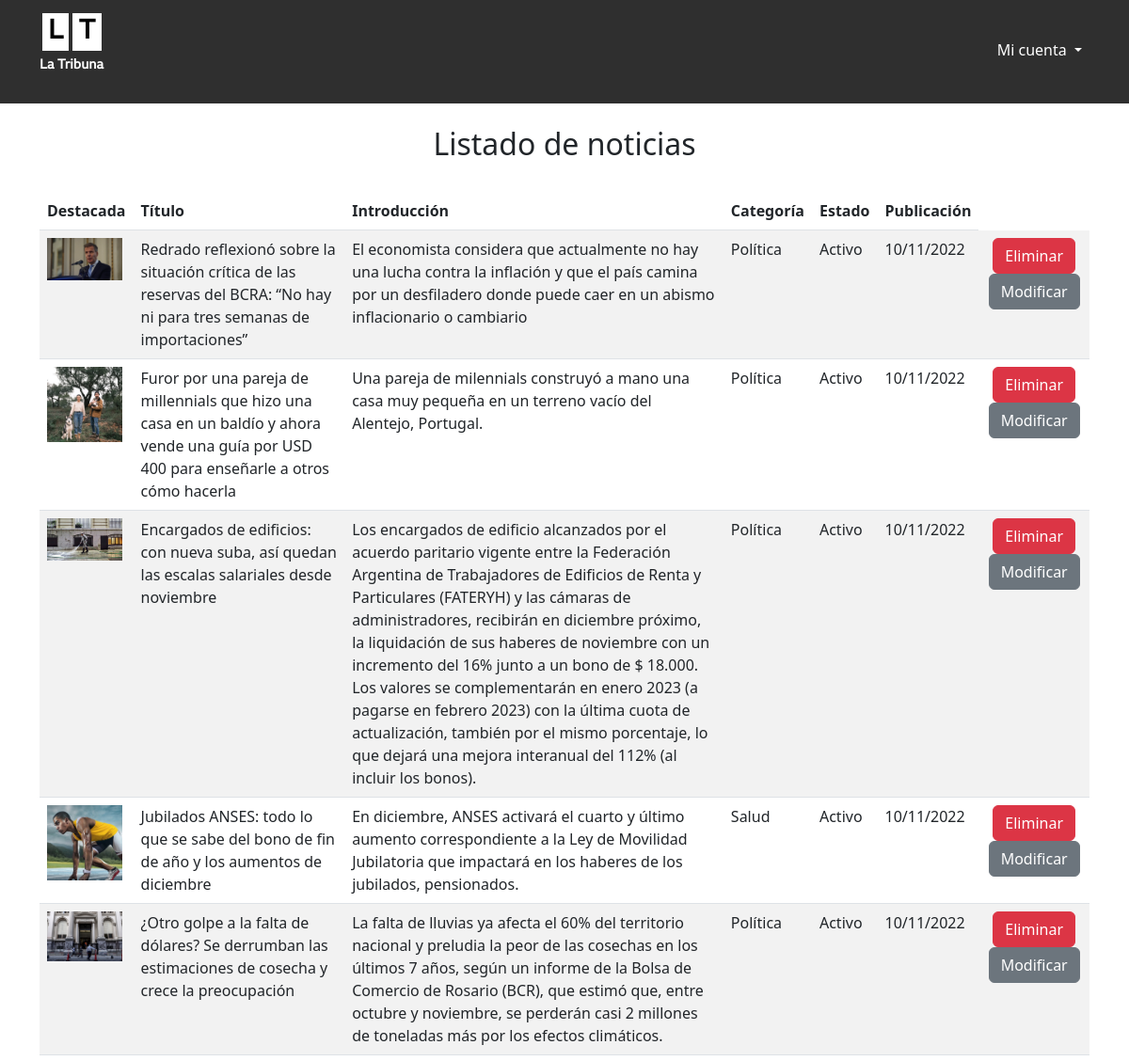
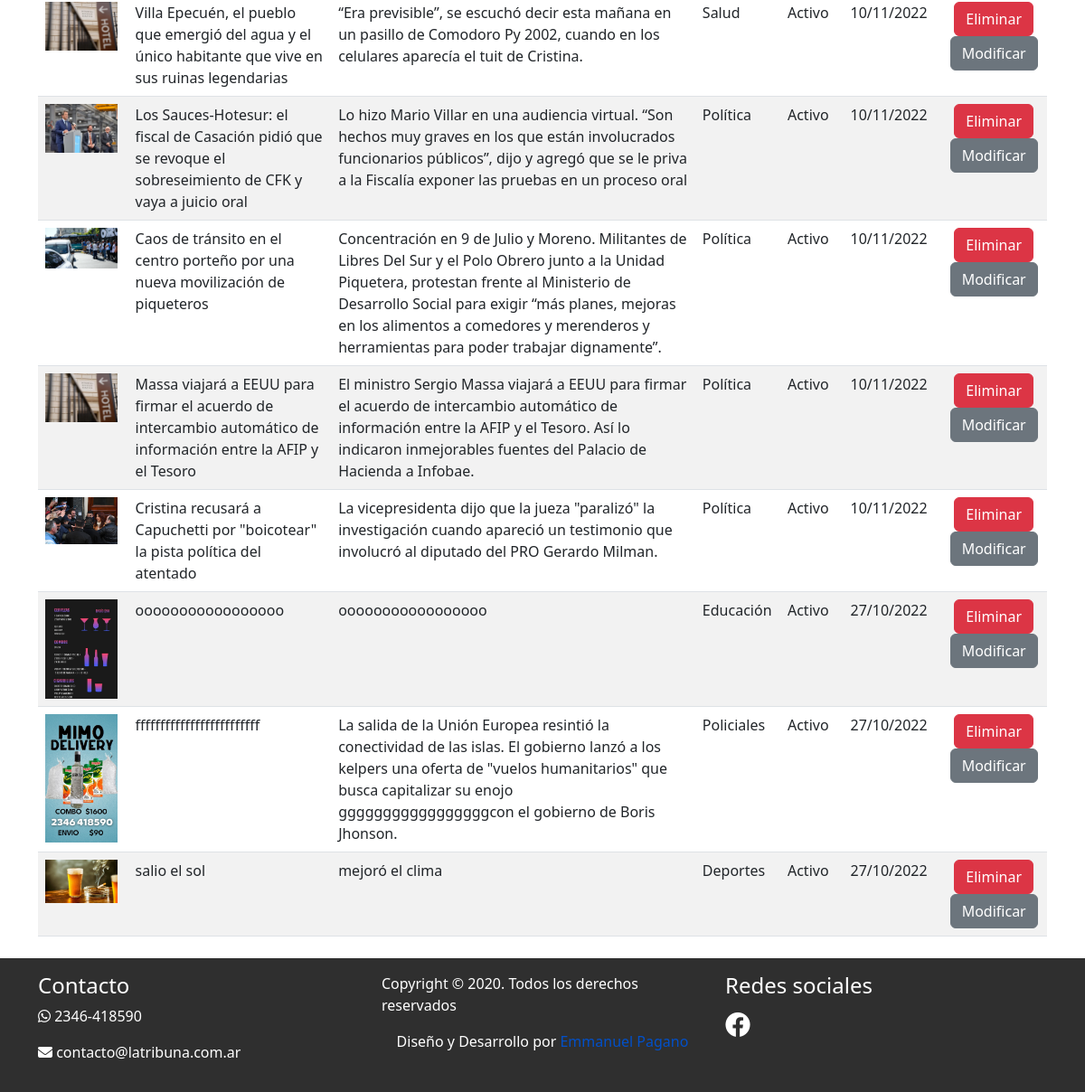
The app's page /adm/noticias/listar.php (signed in) with its own data (2 pictures, top to bottom).
### tables this page shows
CREATE TABLE `noticias` (
  `idNoticia` int(11) NOT NULL,
  `tituloNoticia` varchar(300) NOT NULL,
  `introduccionNoticia` varchar(1000) NOT NULL,
  `contenidoNoticia` text NOT NULL,
  `imgPrincipal` varchar(250) NOT NULL,
  `noticiaDestacada` tinyint(4) NOT NULL,
  `idCategoria` int(11) NOT NULL,
  `fechaPublicacion` datetime NOT NULL DEFAULT current_timestamp(),
  `baja_noticia` tinyint(4) NOT NULL
);

CREATE TABLE `categorias` (
  `id_categoria` int(11) NOT NULL,
  `categoria` varchar(250) NOT NULL,
  `baja_categoria` tinyint(4) NOT NULL
);

### adm/noticias/listar.php (the view, shortened to what this page needs)
<?php
include('../../include/conexion.php');
$cmd = $conexion->prepare('SELECT * FROM noticias INNER JOIN categorias ON categorias.id_categoria = noticias.idCategoria ORDER BY fechaPublicacion DESC ');
$cmd->execute();
$noticias = $cmd->fetchAll();
?>
<!DOCTYPE html>
<html lang="es">
<head>
    <link rel="stylesheet" href="https://cdnjs.cloudflare.com/ajax/libs/font-awesome/6.2.0/css/all.min.css" />
    <link href="https://cdn.jsdelivr.net/npm/bootstrap@5.2.1/dist/css/bootstrap.min.css" rel="stylesheet">
    <link rel="stylesheet" href="../../css/styles.css">
</head>
<body>
<?php
require_once("../../include/header.php")
?>
<section>
    <div class="container">
        <h2 class="text-center py-4">Listado de noticias</h2>
        <table class="table table-striped">
            <thead>
                <tr>
                <th scope="col">Destacada</th>
                <th scope="col">Título</th>
                <th scope="col">Introducción</th>
                <th scope="col">Categoría</th>
                <th scope="col">Estado</th>
                <th scope="col">Publicación</th>
                </tr>
            </thead>
            <tbody>
                <?php
                foreach ($noticias as $fila){
                    $estado = ($fila["baja_noticia"]) ? 'Dado de baja' : 'Activo';
                    echo '
                    <tr>
                    <td> <img style="max-width: 80px;" src="../../img/noticias/'.$fila["imgPrincipal"].'" alt=""></td>
                    <td>'.$fila["tituloNoticia"].'</td>
                    <td>'.$fila["introduccionNoticia"].'</td>
                    <td>'.$fila["categoria"].'</td>
                    <td>'.$estado.'</td>
                    <td>'.date("d/m/Y", strtotime($fila["fechaPublicacion"])).'</td>
                    <td class="text-center">
                    <a href="baja.php?id='.$fila["idNoticia"].'" class="btn btn-danger">Eliminar</a>
                    <a href="modificar.php?id='.$fila["idNoticia"].'" class="btn btn-secondary">Modificar</a>
                    </td>
                    </tr>
                    ';
                }
                ?>
            </tbody>
        </table>
    </div>
</section>
<?php
require_once("../../include/footer.php")
?>
</body>
</html>

### css/styles.css (style rules this page uses)
* { margin:0;padding:0;-webkit-box-sizing:border-box;box-sizing:border-box }

### records on screen
noticias: imgPrincipal (picture), tituloNoticia "Redrado reflexionó sobre la situación crítica de las reservas del BCRA: “No hay ni para tres semanas de importaciones”", introduccionNoticia "El economista considera que actualmente no hay una lucha contra la inflación y que el país camina por un desfiladero donde puede caer en un abismo inflacionario o cambiario", idCategoria.categoria "Política", baja_noticia "Activo", fechaPublicacion "10/11/2022"
noticias: imgPrincipal (picture), tituloNoticia "Furor por una pareja de millennials que hizo una casa en un baldío y ahora vende una guía por USD 400 para enseñarle a otros cómo hacerla", introduccionNoticia "Una pareja de milennials construyó a mano una casa muy pequeña en un terreno vacío del Alentejo, Portugal.", idCategoria.categoria "Política", baja_noticia "Activo", fechaPublicacion "10/11/2022"
noticias: imgPrincipal (picture), tituloNoticia "Encargados de edificios: con nueva suba, así quedan las escalas salariales desde noviembre", introduccionNoticia "Los encargados de edificio alcanzados por el acuerdo paritario vigente entre la Federación Argentina de Trabajadores de Edificios de Renta y Particulares (FATERYH) y las cámaras de administradores, recibirán en diciembre próximo, la liquidación de sus haberes de noviembre con un incremento del 16% junto a un bono de $ 18.000. Los valores se complementarán en enero 2023 (a pagarse en febrero 2023) con la última cuota de actualización, también por el mismo porcentaje, lo que dejará una mejora interanual del 112% (al incluir los bonos).", idCategoria.categoria "Política", baja_noticia "Activo", fechaPublicacion "10/11/2022"
noticias: imgPrincipal (picture), tituloNoticia "Jubilados ANSES: todo lo que se sabe del bono de fin de año y los aumentos de diciembre", introduccionNoticia "En diciembre, ANSES activará el cuarto y último aumento correspondiente a la Ley de Movilidad Jubilatoria que impactará en los haberes de los jubilados, pensionados.", idCategoria.categoria "Salud", baja_noticia "Activo", fechaPublicacion "10/11/2022"
noticias: imgPrincipal (picture), tituloNoticia "¿Otro golpe a la falta de dólares? Se derrumban las estimaciones de cosecha y crece la preocupación", introduccionNoticia "La falta de lluvias ya afecta el 60% del territorio nacional y preludia la peor de las cosechas en los últimos 7 años, según un informe de la Bolsa de Comercio de Rosario (BCR), que estimó que, entre octubre y noviembre, se perderán casi 2 millones de toneladas más por los efectos climáticos.", idCategoria.categoria "Política", baja_noticia "Activo", fechaPublicacion "10/11/2022"
noticias: imgPrincipal (picture), tituloNoticia "Villa Epecuén, el pueblo que emergió del agua y el único habitante que vive en sus ruinas legendarias", introduccionNoticia "“Era previsible”, se escuchó decir esta mañana en un pasillo de Comodoro Py 2002, cuando en los celulares aparecía el tuit de Cristina.", idCategoria.categoria "Salud", baja_noticia "Activo", fechaPublicacion "10/11/2022"
noticias: imgPrincipal (picture), tituloNoticia "Los Sauces-Hotesur: el fiscal de Casación pidió que se revoque el sobreseimiento de CFK y vaya a juicio oral", introduccionNoticia "Lo hizo Mario Villar en una audiencia virtual. “Son hechos muy graves en los que están involucrados funcionarios públicos”, dijo y agregó que se le priva a la Fiscalía exponer las pruebas en un proceso oral", idCategoria.categoria "Política", baja_noticia "Activo", fechaPublicacion "10/11/2022"
noticias: imgPrincipal (picture), tituloNoticia "Caos de tránsito en el centro porteño por una nueva movilización de piqueteros", introduccionNoticia "Concentración en 9 de Julio y Moreno. Militantes de Libres Del Sur y el Polo Obrero junto a la Unidad Piquetera, protestan frente al Ministerio de Desarrollo Social para exigir “más planes, mejoras en los alimentos a comedores y merenderos y herramientas para poder trabajar dignamente”.", idCategoria.categoria "Política", baja_noticia "Activo", fechaPublicacion "10/11/2022"
noticias: imgPrincipal (picture), tituloNoticia "Massa viajará a EEUU para firmar el acuerdo de intercambio automático de información entre la AFIP y el Tesoro", introduccionNoticia "El ministro Sergio Massa viajará a EEUU para firmar el acuerdo de intercambio automático de información entre la AFIP y el Tesoro. Así lo indicaron inmejorables fuentes del Palacio de Hacienda a Infobae.", idCategoria.categoria "Política", baja_noticia "Activo", fechaPublicacion "10/11/2022"
noticias: imgPrincipal (picture), tituloNoticia "Cristina recusará a Capuchetti por \"boicotear\" la pista política del atentado", introduccionNoticia "La vicepresidenta dijo que la jueza \"paralizó\" la investigación cuando apareció un testimonio que involucró al diputado del PRO Gerardo Milman.", idCategoria.categoria "Política", baja_noticia "Activo", fechaPublicacion "10/11/2022"
noticias: imgPrincipal (picture), tituloNoticia "ooooooooooooooooo", introduccionNoticia "ooooooooooooooooo", idCategoria.categoria "Educación", baja_noticia "Activo", fechaPublicacion "27/10/2022"
noticias: imgPrincipal (picture), tituloNoticia "fffffffffffffffffffffffff", introduccionNoticia "La salida de la Unión Europea resintió la conectividad de las islas. El gobierno lanzó a los kelpers una oferta de \"vuelos humanitarios\" que busca capitalizar su enojo gggggggggggggggggcon el gobierno de Boris Jhonson.", idCategoria.categoria "Policiales", baja_noticia "Activo", fechaPublicacion "27/10/2022"
noticias: imgPrincipal (picture), tituloNoticia "salio el sol", introduccionNoticia "mejoró el clima", idCategoria.categoria "Deportes", baja_noticia "Activo", fechaPublicacion "27/10/2022"
